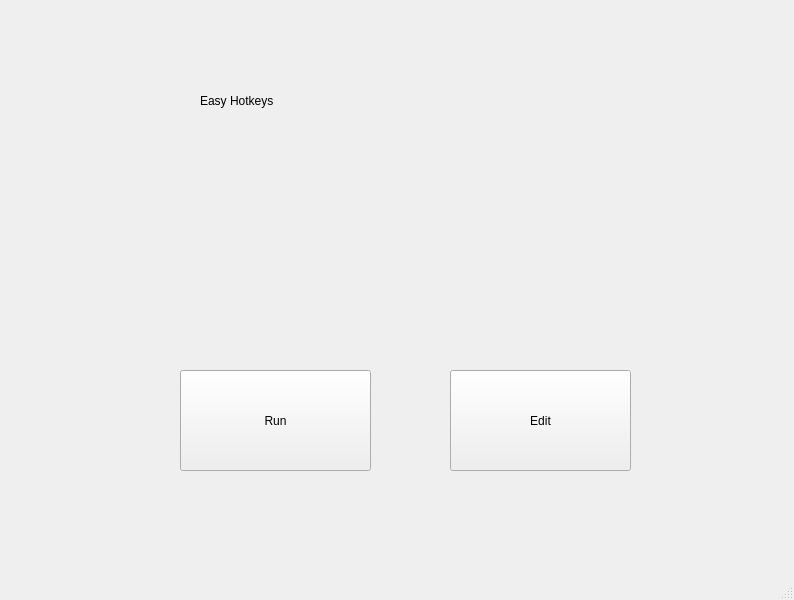
<?xml version="1.0" encoding="UTF-8"?>
<ui version="4.0">
 <class>MainWindow</class>
 <widget class="QMainWindow" name="MainWindow">
  <property name="geometry">
   <rect>
    <x>0</x>
    <y>0</y>
    <width>794</width>
    <height>600</height>
   </rect>
  </property>
  <property name="windowTitle">
   <string>MainWindow</string>
  </property>
  <widget class="QWidget" name="centralwidget">
   <widget class="QPushButton" name="add_hotkeys">
    <property name="geometry">
     <rect>
      <x>450</x>
      <y>370</y>
      <width>181</width>
      <height>101</height>
     </rect>
    </property>
    <property name="text">
     <string>Edit</string>
    </property>
   </widget>
   <widget class="QPushButton" name="run_hotkeys">
    <property name="geometry">
     <rect>
      <x>180</x>
      <y>370</y>
      <width>191</width>
      <height>101</height>
     </rect>
    </property>
    <property name="text">
     <string>Run</string>
    </property>
   </widget>
   <widget class="QLabel" name="label">
    <property name="geometry">
     <rect>
      <x>200</x>
      <y>50</y>
      <width>321</width>
      <height>101</height>
     </rect>
    </property>
    <property name="text">
     <string>Easy Hotkeys</string>
    </property>
   </widget>
   <zorder>label</zorder>
   <zorder>add_hotkeys</zorder>
   <zorder>run_hotkeys</zorder>
  </widget>
  <widget class="QMenuBar" name="menubar">
   <property name="geometry">
    <rect>
     <x>0</x>
     <y>0</y>
     <width>794</width>
     <height>22</height>
    </rect>
   </property>
  </widget>
  <widget class="QStatusBar" name="statusbar"/>
 </widget>
 <resources/>
 <connections/>
</ui>
